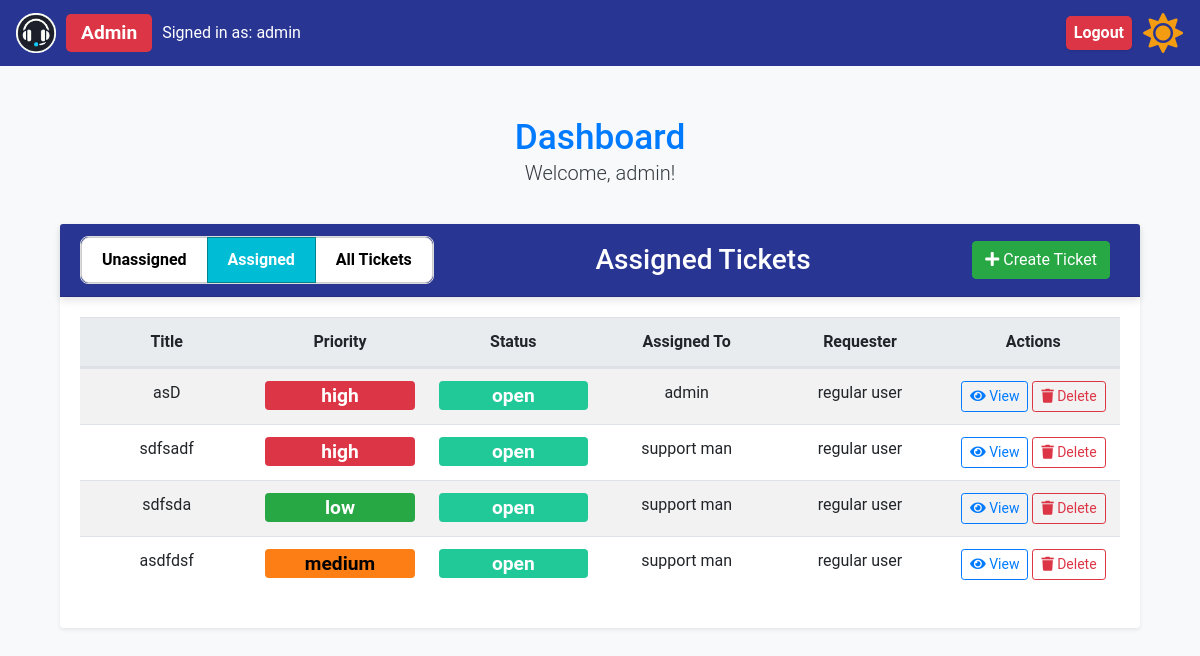
The page /assigned_tickets (signed in) on the database as committed earlier.
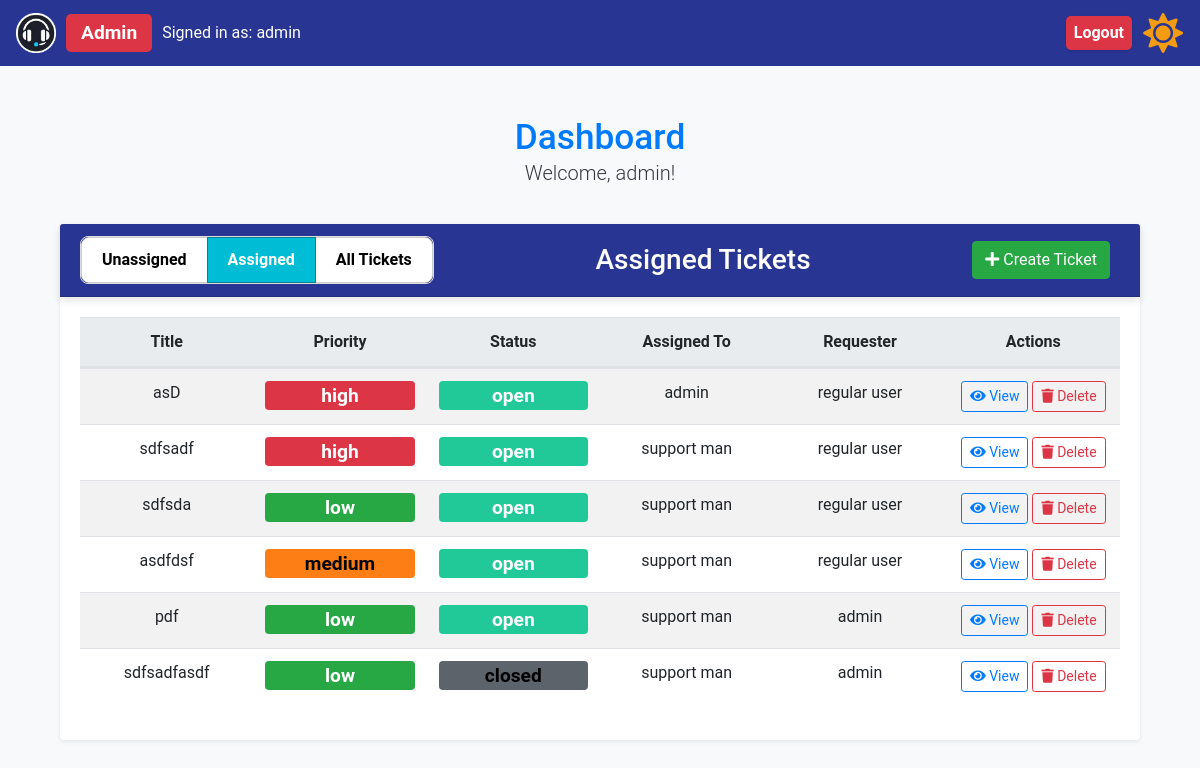
The same page on the database as committed later.
### app/models.py (models this page shows)
class Ticket(db.Model):
    id = db.Column(db.Integer, primary_key=True)
    title = db.Column(db.String(150), nullable=False)
    description = db.Column(db.Text, nullable=False)
    status = db.Column(db.String(50), nullable=False)
    priority = db.Column(db.String(50), nullable=False)
    created_at = db.Column(db.DateTime, default=datetime.utcnow)
    updated_at = db.Column(
        db.DateTime, default=datetime.utcnow, onupdate=datetime.utcnow
    )
    assigned_to = db.Column(db.Integer, db.ForeignKey("user.id"))
    user_id = db.Column(db.Integer, db.ForeignKey("user.id"))
    creator = db.relationship("User", foreign_keys=[user_id], back_populates="created_tickets", overlaps="assigned_tickets,comments")
    assignee = db.relationship("User", foreign_keys=[assigned_to], back_populates="assigned_tickets", overlaps="created_tickets,comments")
    ticket_comments = db.relationship("Comment", back_populates="ticket")

class User(UserMixin, db.Model):
    id = db.Column(db.Integer, primary_key=True)
    name = db.Column(db.String(150), nullable=False)
    email = db.Column(db.String(150), unique=True, nullable=False)
    password = db.Column(db.String(150), nullable=False)
    role = db.Column(db.String(50), nullable=False)
    created_tickets = db.relationship(
        "Ticket",
        foreign_keys="Ticket.user_id",
        back_populates="creator",
        overlaps="assigned_tickets,comments"
    )
    assigned_tickets = db.relationship(
        "Ticket",
        foreign_keys="Ticket.assigned_to",
        back_populates="assignee",
        overlaps="created_tickets,comments"
    )
    user_comments = db.relationship(
        "Comment", back_populates="commenter", overlaps="commenter,comments"
    )

### app/routes.py (the view)
@bp.route("/assigned_tickets", methods=["GET", "POST"])
@login_required
def assigned_tickets():
    if current_user.role != "support" and current_user.role != "admin":
        flash("Only support staff and admins can view this page.", "warning")
        return redirect(url_for("main.all_tickets"))
    assigned_tickets = Ticket.query.filter(Ticket.assigned_to.isnot(None)).all()
    print(f"Assigned tickets: {assigned_tickets}")
    support_staff = User.query.filter_by(role="support").all()
    return render_template(
        "assigned_tickets.html",
        assigned_tickets=assigned_tickets,
        support_staff=support_staff,
        view='assigned'  # Pass 'view' as 'assigned' to the template
    )

### app/__init__.py (called while the page is built)
def create_app(config=None):
    app = Flask(__name__, instance_relative_config=True)
    if config:
        app.config.from_object(config)
    else:
        app.config.from_pyfile("config.py")  # Default to development config
    db.init_app(app)
    login_manager.init_app(app)
    migrate.init_app(app, db)
    csrf.init_app(app)  # Initialize CSRF protection with the app
    from .models import User  # Ensure User model is correctly defined
    @login_manager.user_loader
    def load_user(user_id):
        return User.query.get(int(user_id))
    from .routes import bp  # Ensure bp is defined as a Blueprint in routes.py
    app.register_blueprint(bp)
    return app

### app/templates/assigned_tickets.html
{% extends "base.html" %} {% block content %}
<div class="container mt-5">
  <div class="row mb-2">
    <div class="col-12 text-center">
      <h2 class="text-primary mb-0">Dashboard</h2>
      <p class="lead">Welcome, {{ current_user.name }}!</p>
    </div>
  </div>
  <div class="card shadow-sm">
    <div
      class="card-header bg-primary text-white d-flex justify-content-between align-items-center"
    >
      <div
        class="btn-group toggle-group"
        role="group"
        aria-label="Ticket Status Toggle"
      >
        <a
          href="{{ url_for('main.unassigned_tickets') }}"
          class="btn btn-toggle {% if view == 'unassigned' %}active{% endif %}"
        >
          Unassigned
        </a>
        <a
          href="{{ url_for('main.assigned_tickets') }}"
          class="btn btn-toggle {% if view == 'assigned' %}active{% endif %}"
        >
          Assigned
        </a>
        {% if current_user.role == 'admin' %}
        <a
          href="{{ url_for('main.all_tickets') }}"
          class="btn btn-toggle {% if view == 'all' %}active{% endif %}"
        >
          All Tickets
        </a>
        {% endif %}
      </div>
      <h3 class="flex-grow-1 text-center mb-0">Assigned Tickets</h3>
      <div>
        <a class="btn btn-success" href="{{ url_for('main.create_ticket') }}">
          <i class="fas fa-plus"></i> Create Ticket
        </a>
      </div>
    </div>
    <div class="card-body">
      <table class="table table-striped table-hover">
        <thead>
          <tr class="d-flex justify-content-between">
            <th class="col text-center">Title</th>
            <th class="col text-center">Priority</th>
            <th class="col text-center">Status</th>
            <th class="col text-center">Assigned To</th>
            <th class="col text-center">Requester</th>
            <th class="col text-center">Actions</th>
          </tr>
        </thead>
        <tbody>
          {% for ticket in assigned_tickets %}
          <tr class="d-flex justify-content-between">
            <td class="col text-center">{{ ticket.title }}</td>
            <td class="col text-center">
              <span class="badge badge-priority-{{ ticket.priority }}">
                {{ ticket.priority }}
              </span>
            </td>
            <td class="col text-center">
              <span class="badge badge-status-{{ ticket.status|lower }}">
                {{ ticket.status }}
              </span>
            </td>
            <td class="col text-center">
              {{ ticket.assignee.name if ticket.assignee else 'Unassigned' }}
            </td>
            <td class="col text-center">{{ ticket.creator.name }}</td>
            <td class="col text-center">
              <a
                href="{{ url_for('main.ticket_details', ticket_id=ticket.id) }}"
                class="btn btn-outline-primary btn-sm"
              >
                <i class="fas fa-eye"></i> View
              </a>
              {% if current_user.role == 'admin' %}
              <form
                method="POST"
                action="{{ url_for('main.delete_ticket', ticket_id=ticket.id) }}"
                style="display: inline"
              >
                <button type="submit" class="btn btn-outline-danger btn-sm">
                  <i class="fas fa-trash"></i> Delete
                </button>
              </form>
              {% endif %}
            </td>
          </tr>
          {% endfor %}
        </tbody>
      </table>
    </div>
  </div>
</div>
{% endblock %}

Rows that differ between the two databases and show on the page:
added Ticket: title "pdf", priority "low", status "open", assignee "support man", creator.name "admin"
added Ticket: title "sdfsadfasdf", priority "low", status "closed", assignee "support man", creator.name "admin"
